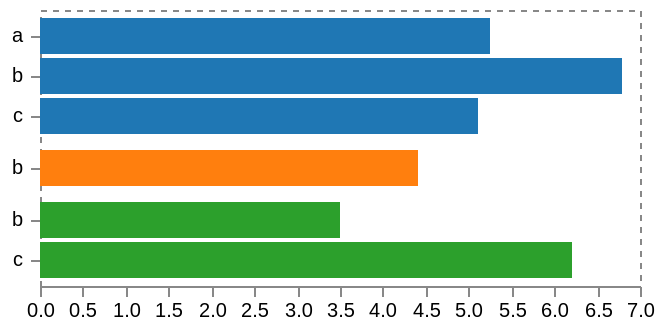

The Vega-Lite source for this figure:
### Vega specification from a JSON file in a GitHub repository (floating-point values rounded to 4 significant figures)
{"schema": {"language": "vega", "version": "3.0"}, "width": 300, "padding": 5, "autosize": "pad", "encode": {"enter": {"fill": {"value": "transparent"}, "strokeWidth": {"value": 1}, "stroke": {"value": "#888"}}, "update": {"strokeDash": {"value": [3, 3]}}, "hover": {"strokeDash": {"value": []}}}, "signals": [{"name": "rangeStep", "value": 20, "bind": {"input": "range", "min": 5, "max": 50, "step": 1}}, {"name": "innerPadding", "value": 0.1, "bind": {"input": "range", "min": 0, "max": 1}}, {"name": "outerPadding", "value": 0.2, "bind": {"input": "range", "min": 0, "max": 1}}, {"name": "height", "update": "trellisExtent[1]"}], "data": [{"name": "tuples", "values": [{"a": 0, "b": "a", "c": 6.3}, {"a": 0, "b": "a", "c": 4.2}, {"a": 0, "b": "b", "c": 6.8}, {"a": 0, "b": "c", "c": 5.1}, {"a": 1, "b": "b", "c": 4.4}, {"a": 2, "b": "b", "c": 3.5}, {"a": 2, "b": "c", "c": 6.2}], "transform": [{"type": "aggregate", "groupby": ["a", "b"], "fields": ["c"], "ops": ["average"], "as": ["c"]}]}, {"name": "trellis", "source": "tuples", "transform": [{"type": "aggregate", "groupby": ["a"]}, {"type": "formula", "as": "span", "expr": "rangeStep * bandspace(datum.count, innerPadding, outerPadding)"}, {"type": "stack", "field": "span"}, {"type": "extent", "field": "y1", "signal": "trellisExtent"}]}], "scales": [{"name": "xscale", "domain": {"data": "tuples", "field": "c"}, "nice": true, "zero": true, "round": true, "range": "width"}, {"name": "color", "type": "ordinal", "scheme": "category10", "domain": {"data": "trellis", "field": "a"}}], "axes": [{"orient": "bottom", "scale": "xscale", "domain": true}], "marks": [{"type": "group", "from": {"data": "trellis", "facet": {"name": "faceted_tuples", "data": "tuples", "groupby": "a"}}, "encode": {"enter": {"x": {"value": 0}, "width": {"signal": "width"}}, "update": {"y": {"field": "y0"}, "y2": {"field": "y1"}}}, "scales": [{"name": "yscale", "type": "band", "paddingInner": {"signal": "innerPadding"}, "paddingOuter": {"signal": "outerPadding"}, "round": true, "domain": {"data": "faceted_tuples", "field": "b"}, "rangeStep": {"signal": "rangeStep"}}], "axes": [{"orient": "left", "scale": "yscale", "tick": false, "domain": false, "labelPadding": 4}], "marks": [{"type": "rect", "from": {"data": "faceted_tuples"}, "encode": {"enter": {"x": {"value": 0}, "x2": {"scale": "xscale", "field": "c"}, "fill": {"scale": "color", "field": "a"}, "strokeWidth": {"value": 2}}, "update": {"y": {"scale": "yscale", "field": "b"}, "height": {"scale": "yscale", "band": 1}, "stroke": {"value": null}, "zindex": {"value": 0}}, "hover": {"stroke": {"value": "firebrick"}, "zindex": {"value": 1}}}}]}]}
